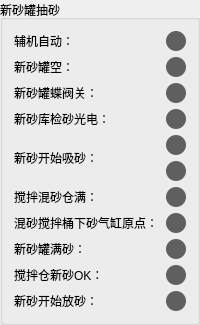
            <widget class="QGroupBox" name="groupBox">
             <property name="title">
              <string>新砂罐抽砂</string>
             </property>
             <layout class="QGridLayout" name="gridLayout">
              <item row="0" column="0">
               <widget class="QLabel" name="label">
                <property name="text">
                 <string>辅机自动：</string>
                </property>
               </widget>
              </item>
              <item row="1" column="0">
               <widget class="QLabel" name="label_3">
                <property name="text">
                 <string>新砂罐空：</string>
                </property>
               </widget>
              </item>
              <item row="2" column="0">
               <widget class="QLabel" name="label_6">
                <property name="text">
                 <string>新砂罐蝶阀关：</string>
                </property>
               </widget>
              </item>
              <item row="3" column="0">
               <widget class="QLabel" name="label_7">
                <property name="text">
                 <string>新砂库检砂光电：</string>
                </property>
               </widget>
              </item>
              <item row="3" column="2">
               <widget class="QLabel" name="label_293">
                <property name="minimumSize">
                 <size>
                  <width>20</width>
                  <height>20</height>
                 </size>
                </property>
                <property name="maximumSize">
                 <size>
                  <width>20</width>
                  <height>20</height>
                 </size>
                </property>
                <property name="styleSheet">
                 <string notr="true">border-radius: 10px;
background-color: rgb(95, 95, 95);</string>
                </property>
                <property name="text">
                 <string/>
                </property>
               </widget>
              </item>
              <item row="4" column="0" rowspan="2">
               <widget class="QLabel" name="label_9">
                <property name="text">
                 <string>新砂开始吸砂：</string>
                </property>
               </widget>
              </item>
              <item row="4" column="2">
               <widget class="QLabel" name="label_286">
                <property name="minimumSize">
                 <size>
                  <width>20</width>
                  <height>20</height>
                 </size>
                </property>
                <property name="maximumSize">
                 <size>
                  <width>20</width>
                  <height>20</height>
                 </size>
                </property>
                <property name="styleSheet">
                 <string notr="true">border-radius: 10px;
background-color: rgb(95, 95, 95);</string>
                </property>
                <property name="text">
                 <string/>
                </property>
               </widget>
              </item>
              <item row="5" column="2">
               <widget class="QLabel" name="label_287">
                <property name="minimumSize">
                 <size>
                  <width>20</width>
                  <height>20</height>
                 </size>
                </property>
                <property name="maximumSize">
                 <size>
                  <width>20</width>
                  <height>20</height>
                 </size>
                </property>
                <property name="styleSheet">
                 <string notr="true">border-radius: 10px;
background-color: rgb(95, 95, 95);</string>
                </property>
                <property name="text">
                 <string/>
                </property>
               </widget>
              </item>
              <item row="6" column="0">
               <widget class="QLabel" name="label_11">
                <property name="text">
                 <string>搅拌混砂仓满：</string>
                </property>
               </widget>
              </item>
              <item row="6" column="2">
               <widget class="QLabel" name="label_288">
                <property name="minimumSize">
                 <size>
                  <width>20</width>
                  <height>20</height>
                 </size>
                </property>
                <property name="maximumSize">
                 <size>
                  <width>20</width>
                  <height>20</height>
                 </size>
                </property>
                <property name="styleSheet">
                 <string notr="true">border-radius: 10px;
background-color: rgb(95, 95, 95);</string>
                </property>
                <property name="text">
                 <string/>
                </property>
               </widget>
              </item>
              <item row="7" column="0">
               <widget class="QLabel" name="label_13">
                <property name="text">
                 <string>混砂搅拌桶下砂气缸原点：</string>
                </property>
               </widget>
              </item>
              <item row="7" column="2">
               <widget class="QLabel" name="label_289">
                <property name="minimumSize">
                 <size>
                  <width>20</width>
                  <height>20</height>
                 </size>
                </property>
                <property name="maximumSize">
                 <size>
                  <width>20</width>
                  <height>20</height>
                 </size>
                </property>
                <property name="styleSheet">
                 <string notr="true">border-radius: 10px;
background-color: rgb(95, 95, 95);</string>
                </property>
                <property name="text">
                 <string/>
                </property>
               </widget>
              </item>
              <item row="8" column="0">
               <widget class="QLabel" name="label_15">
                <property name="text">
                 <string>新砂罐满砂：</string>
                </property>
               </widget>
              </item>
              <item row="8" column="2">
               <widget class="QLabel" name="label_290">
                <property name="minimumSize">
                 <size>
                  <width>20</width>
                  <height>20</height>
                 </size>
                </property>
                <property name="maximumSize">
                 <size>
                  <width>20</width>
                  <height>20</height>
                 </size>
                </property>
                <property name="styleSheet">
                 <string notr="true">border-radius: 10px;
background-color: rgb(95, 95, 95);</string>
                </property>
                <property name="text">
                 <string/>
                </property>
               </widget>
              </item>
              <item row="9" column="0">
               <widget class="QLabel" name="label_17">
                <property name="text">
                 <string>搅拌仓新砂OK：</string>
                </property>
               </widget>
              </item>
              <item row="9" column="2">
               <widget class="QLabel" name="label_291">
                <property name="minimumSize">
                 <size>
                  <width>20</width>
                  <height>20</height>
                 </size>
                </property>
                <property name="maximumSize">
                 <size>
                  <width>20</width>
                  <height>20</height>
                 </size>
                </property>
                <property name="styleSheet">
                 <string notr="true">border-radius: 10px;
background-color: rgb(95, 95, 95);</string>
                </property>
                <property name="text">
                 <string/>
                </property>
               </widget>
              </item>
              <item row="10" column="0">
               <widget class="QLabel" name="label_19">
                <property name="text">
                 <string>新砂开始放砂：</string>
                </property>
               </widget>
              </item>
              <item row="10" column="2">
               <widget class="QLabel" name="label_292">
                <property name="minimumSize">
                 <size>
                  <width>20</width>
                  <height>20</height>
                 </size>
                </property>
                <property name="maximumSize">
                 <size>
                  <width>20</width>
                  <height>20</height>
                 </size>
                </property>
                <property name="styleSheet">
                 <string notr="true">border-radius: 10px;
background-color: rgb(95, 95, 95);</string>
                </property>
                <property name="text">
                 <string/>
                </property>
               </widget>
              </item>
              <item row="2" column="2">
               <widget class="QLabel" name="label_285">
                <property name="minimumSize">
                 <size>
                  <width>20</width>
                  <height>20</height>
                 </size>
                </property>
                <property name="maximumSize">
                 <size>
                  <width>20</width>
                  <height>20</height>
                 </size>
                </property>
                <property name="styleSheet">
                 <string notr="true">border-radius: 10px;
background-color: rgb(95, 95, 95);</string>
                </property>
                <property name="text">
                 <string/>
                </property>
               </widget>
              </item>
              <item row="1" column="2">
               <widget class="QLabel" name="label_4">
                <property name="minimumSize">
                 <size>
                  <width>20</width>
                  <height>20</height>
                 </size>
                </property>
                <property name="maximumSize">
                 <size>
                  <width>20</width>
                  <height>20</height>
                 </size>
                </property>
                <property name="styleSheet">
                 <string notr="true">border-radius: 10px;
background-color: rgb(95, 95, 95);</string>
                </property>
                <property name="text">
                 <string/>
                </property>
               </widget>
              </item>
              <item row="0" column="2">
               <widget class="QLabel" name="label_2">
                <property name="minimumSize">
                 <size>
                  <width>20</width>
                  <height>20</height>
                 </size>
                </property>
                <property name="maximumSize">
                 <size>
                  <width>20</width>
                  <height>20</height>
                 </size>
                </property>
                <property name="styleSheet">
                 <string notr="true">border-radius: 10px;
background-color: rgb(95, 95, 95);</string>
                </property>
                <property name="text">
                 <string/>
                </property>
               </widget>
              </item>
             </layout>
            </widget>
